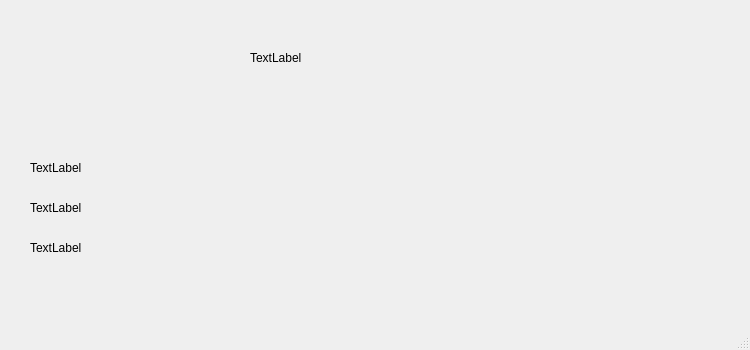
<?xml version="1.0" encoding="UTF-8"?>
<ui version="4.0">
 <class>MainWindow</class>
 <widget class="QMainWindow" name="MainWindow">
  <property name="geometry">
   <rect>
    <x>0</x>
    <y>0</y>
    <width>750</width>
    <height>350</height>
   </rect>
  </property>
  <property name="windowTitle">
   <string>MainWindow</string>
  </property>
  <widget class="QWidget" name="centralwidget">
   <widget class="QLabel" name="label_issuer">
    <property name="geometry">
     <rect>
      <x>30</x>
      <y>160</y>
      <width>600</width>
      <height>16</height>
     </rect>
    </property>
    <property name="text">
     <string>TextLabel</string>
    </property>
   </widget>
   <widget class="QLabel" name="label_version">
    <property name="geometry">
     <rect>
      <x>30</x>
      <y>200</y>
      <width>200</width>
      <height>16</height>
     </rect>
    </property>
    <property name="text">
     <string>TextLabel</string>
    </property>
   </widget>
   <widget class="QLabel" name="label_sha">
    <property name="geometry">
     <rect>
      <x>30</x>
      <y>240</y>
      <width>500</width>
      <height>16</height>
     </rect>
    </property>
    <property name="text">
     <string>TextLabel</string>
    </property>
   </widget>
   <widget class="QLabel" name="label_kid">
    <property name="geometry">
     <rect>
      <x>250</x>
      <y>50</y>
      <width>250</width>
      <height>16</height>
     </rect>
    </property>
    <property name="text">
     <string>TextLabel</string>
    </property>
   </widget>
  </widget>
  <widget class="QMenuBar" name="menubar">
   <property name="geometry">
    <rect>
     <x>0</x>
     <y>0</y>
     <width>750</width>
     <height>22</height>
    </rect>
   </property>
  </widget>
  <widget class="QStatusBar" name="statusbar"/>
 </widget>
 <resources/>
 <connections/>
</ui>
